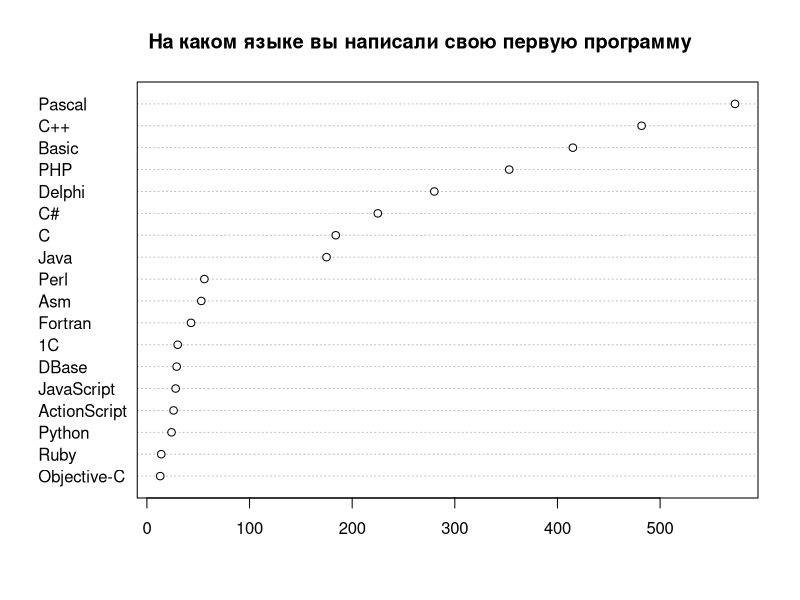
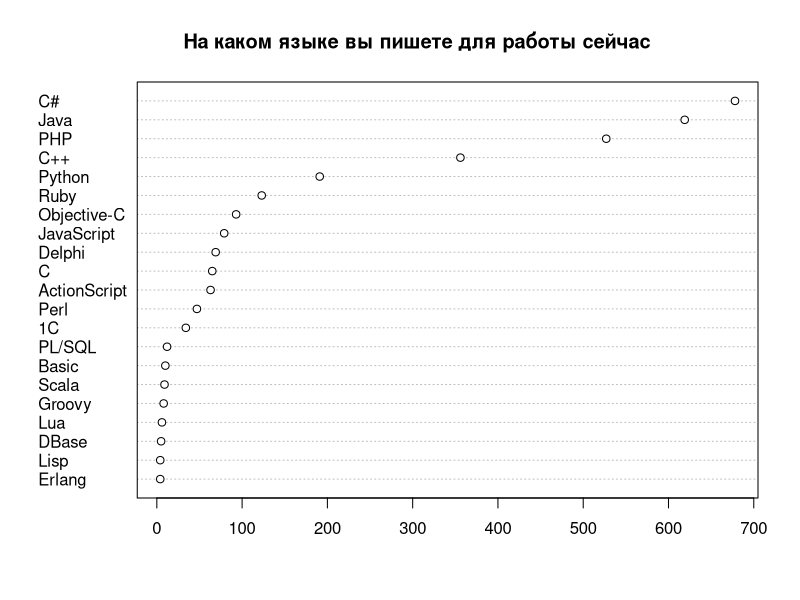
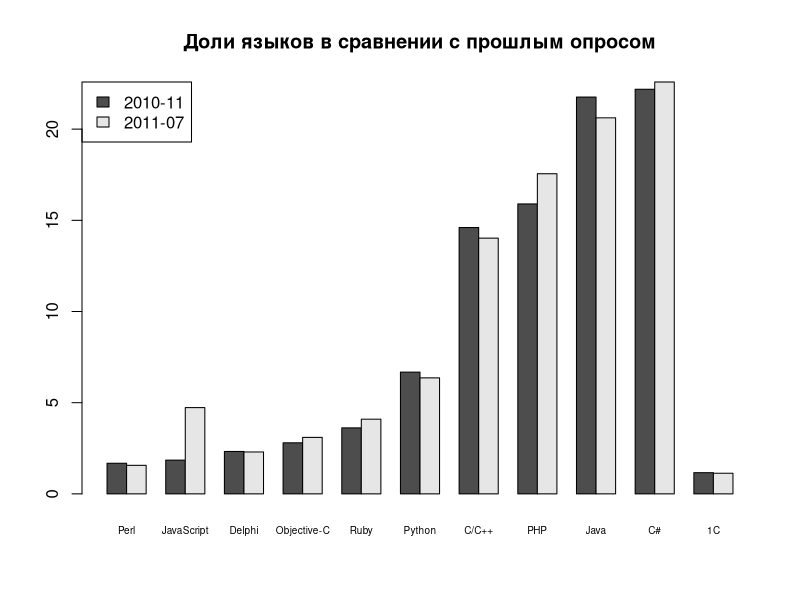
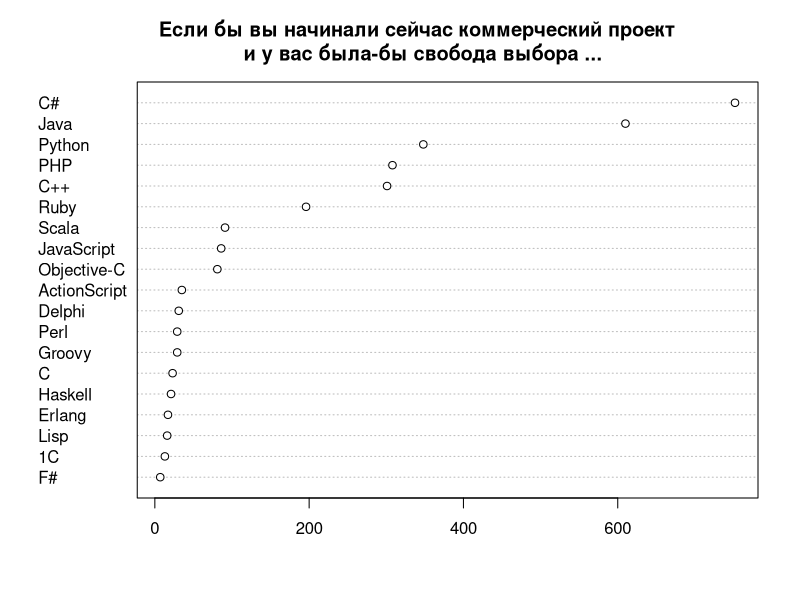
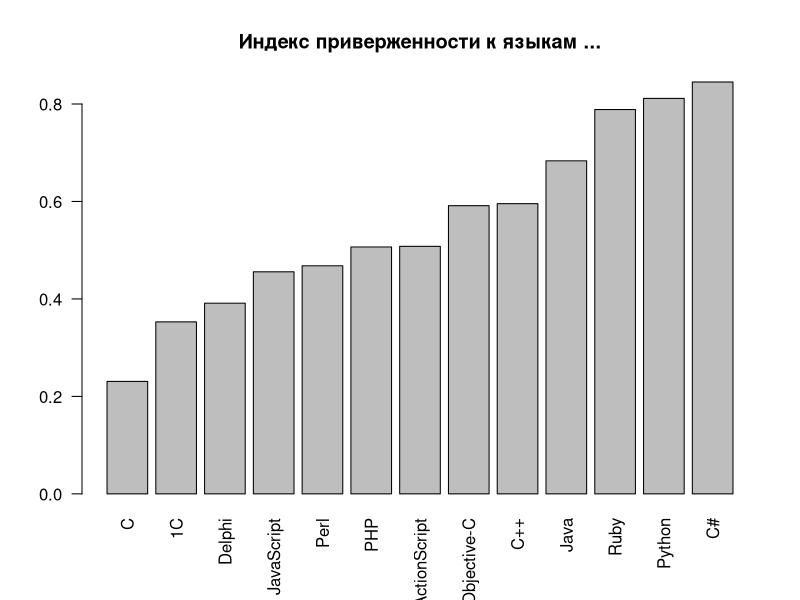
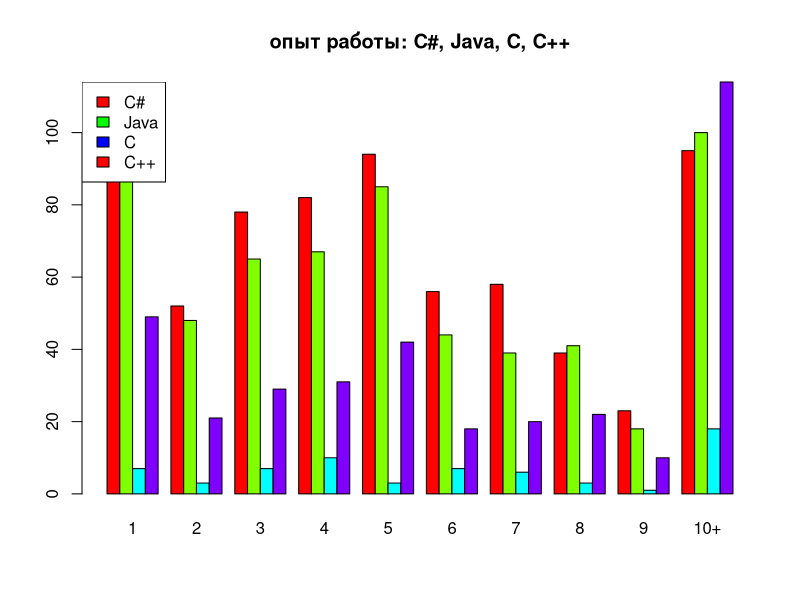
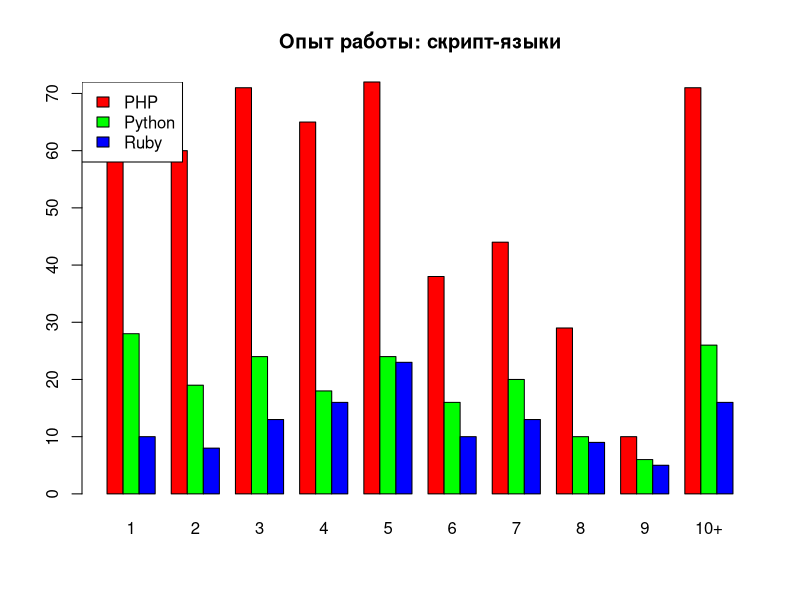
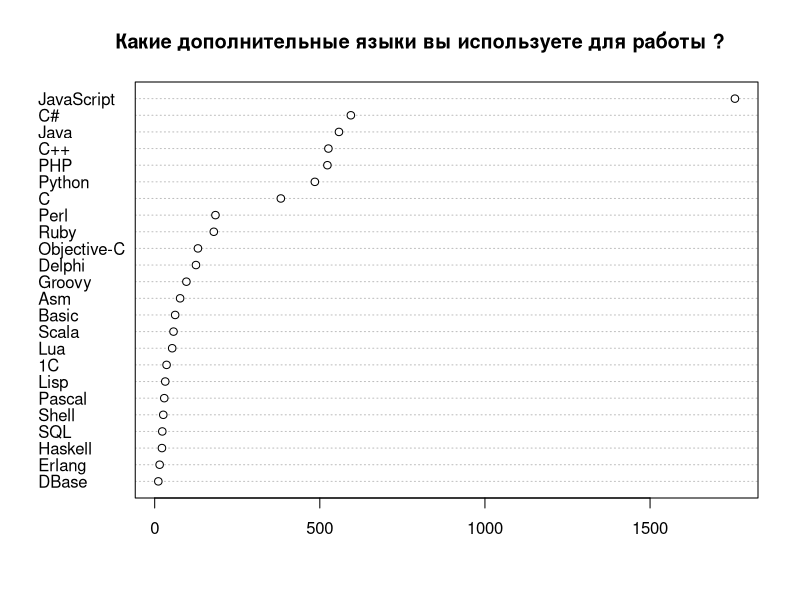

Reproduce these figures in R, in order. (Note: this script raises an error after producing the figures.)
# R scripts for cleanup and produsing some statistics for dou questionare.
# (see report on http://www.developers.org.ua/archives/rssh/2010/12/14/programming-languages-rating-2010/ )
# Statistics is incomplete, some steps (such as calculating right bounds 
#  for statistically corrected data)  not included.
#
# Use this on own risc.
#
# You can use and redistribute this scripts on conditions of
# GNU General Public License version 2 or later.
# 
#
# (C) Ruslan Shevchenko <ruslan@shevchenko.kiev.ua> 2010, 2011
#
# note, that file contains cyrillic comments in utf8 encoding.

#config
drawNow=TRUE

qs1 <- read.csv(file="../2010_12/questionare1.csv", head=TRUE, sep=",")
qs2 <- read.csv(file="questionare2.csv", head=TRUE, sep=",")
# normalize data

# попробуес привести к нормальному виду список дополнительных языков:
normalizeLanguage <- function(x) {
  x <- gsub("(^ )|( $)","",x);
  x <- gsub("(ActionScript(.+)$)|(Action *Script.*$)|AS3|AS|as3",
            "JavaScript",x);
  x <- gsub("actionscript|Actionscript|ActionScript|actionScript|(Adobe Fl.*)",
            "JavaScript",x);
  x <- gsub("JavaScript(.*)","JavaScript",x);
  x <- gsub("groovy","Groovy",x);
  x <- gsub("Groovy / Grails at back-end","Groovy",x);
  x <- gsub("(Groovy.*)|& Groovy","Groovy",x);
  x <- gsub("Android Java|Android","Java",x);
  x <- gsub("xslt","XSLT",x);
  x <- gsub("(built-in.*)","Other",x);
  x <- gsub("Delphi.*","Delphi",x);
  x <- gsub("(erlang)|(Erlang \\(server side\\))","Erlang",x);
  x <- gsub("Flash|Flex","JavaScript",x);
  x <- gsub("Google Go","Go",x);
  x <- gsub("Shell.*|bash|UNIX shell|unix shell|Shell.*Bash|shell|Bash|ksh","Shell",x);
  x <- gsub("(Shell.scripts)|(Shell-scripting)","Shell",x);
  x <- gsub("FoxPro","DBase-подобные",x);
  x <- gsub("Matlab","MatLab",x);
  x <- gsub("Ocaml|ocaml","OCaml",x);
  x <- gsub("(VBScript)|(VB.Net)|(VB.NET)|VBS|PureBasic","Basic",x);
  x <- gsub("JavaScript(.*)$","JavaScript",x);
  x <- gsub("MXML","",x);
  x <- gsub("(^XML$)|(^xml$)","",x);
  x <- gsub("^XSL$","XSLT",x);
  x <- gsub("Qt","",x);
  x <- gsub("English","",x);
  x <- gsub("sh","Shell",x);
  x <- gsub("php","PHP",x);
  x <- gsub("go!|go","Go",x);
  x <- gsub("TCL|tcl","Tcl",x);
  x <- gsub("TurboProlog","Prolog",x);
  x <- gsub("CPL(.*)","CPL",x);
  x <- gsub("D \\(client side\\)","D",x);
  x <- gsub("jruby","Ruby",x);
  x <- gsub("clojure","Clojure",x);
  x <- gsub("f#","F#",x);
  x <- gsub("^c$","C",x);
  x <- gsub("что такое(.*)","",x);
  x <- gsub("PL-SQL|pl/sql|pl/pgsql","PL/SQL",x);
  x <- gsub("^sql$","SQL",x);
  x
}
#
languagesColumn <- function(cname,data) { al=NULL
  for(a in strsplit(as.character(data[,cname]),",")) {
    al=c(al,normalizeLanguage(a))
  }
  al <- factor(al)
  al
} 
al <- languagesColumn('AdditionalLanguages',qs2)
pl <- languagesColumn('PetProjectsLanguages',qs2)

# в фиксированном списке языков тоже есть мусор  
normalizeFixLanguage <- function(x) {
 x <- gsub("(^ )|( $)","",x);
 x <- gsub("PL\\\\SQL|(pl/sql)","PL/SQL",x);
 x <- gsub("Visual Basic(.*)|VisualBasic|VB|Sinclair BASIC|QBasic","Basic",x);
 x <- gsub("(^машинный код(.*))|(binary code)|Assembler(.*)|Ассембер(.*)","Asm",x);
 x <- gsub("Asm for M-22","Asm",x);
 x <- gsub("мнемокоды МК(.*)|МК-62","Asm",x);
 x <- gsub("Clipper|Clarion|Fox Pro|FoxPro","DBase",x);
 x <- gsub("С#","C#",x);
 x<-gsub("\\(выберите из списка\\)","нет",x);
 x <- gsub("зависит от(.*)","нет",x);
 x <- gsub("Зависит от(.*)","нет",x);
 x <- gsub("не занимаюсь(.*)","нет",x);
 x <- gsub("Больше проект(.*)|какой(.*)","нет",x);
 x <- gsub("В зависимости(.*)","нет",x);
 x <- gsub("Depends(.*)|где же(.*)","нет",x);
 x <- gsub("Python(.*)","Python",x);
 x <- gsub("erlang","Erlang",x);
 x <- gsub("F#, Ocaml","F#",x);
 x <- gsub("сильно(.*)","нет",x);
 x <- gsub("flex","ActionScript",x);
 x <- gsub("go|go,(.*)","Go",x);
 x <- gsub("Ruby(.*)","Ruby",x);
 x <- gsub("c/asm/(.*)","C",x);
 x <- gsub("PL/Sql(.*)","PL/SQL",x);
}
qs1['NowLanguage'] <- lapply(qs1['NowLanguage'],
                            function(x){factor(normalizeFixLanguage(x))})
qs1['NextLanguage'] <- lapply(qs1['NextLanguage'],
                            function(x){factor(normalizeFixLanguage(x))})
qs1['FirstLanguage'] <- lapply(qs1['FirstLanguage'],
                            function(x){factor(normalizeFixLanguage(x))})

qs2['NowLanguage'] <- lapply(qs2['NowLanguage'],
                            function(x){factor(normalizeFixLanguage(x))})
qs2['NextLanguage'] <- lapply(qs2['NextLanguage'],
                            function(x){factor(normalizeFixLanguage(x))})
qs2['FirstLanguage'] <- lapply(qs2['FirstLanguage'],
                            function(x){factor(normalizeFixLanguage(x))})

# удалим неиспользуемые колонки
qs1$Comment <- NULL
qs1$Timestamp <- NULL
qs2$Timestamp <- NULL


# "да"/"нет" пусть будут с большой буквы 
normalizeBool <- function(x) {
  x<-gsub("да","Да",x)
  x<-gsub("нет","Нет",x)
}
qs2['InUA'] <- lapply(qs2['InUA'],function(x){factor(normalizeBool(x))})

qs <- qs2


# на чем начинали ?
funsfl <- function(qs) {
  sfl <- summary(qs[['FirstLanguage']])
  sfl <- sfl[order(sfl)]
  return(sfl[sfl>10])
}
sfl1 <- funsfl(qs1)
sfl1 <- sfl1[-match("другой",names(sfl1))]
sfl2 <- funsfl(qs2)

if (drawNow) {
  png(file="sfl.png")
  dotchart(sfl2)
  title("На каком языке вы написали свою первую программу")
  dev.off()
}



# на чем пишут сейчас ?
funsnl<-function(qs) {
 snl <- summary(qs[['NowLanguage']])
 snl <- snl[order(snl)]
 if (!is.na(match("другой",names(snl)))) {
    snl <- snl[-match("другой",names(snl))]
 }
 # хмм, у нас же в преамбле было написано что SQL здесь не рассматривается
 if (!is.na(match("SQL",names(snl)))) {
    snl <- snl[-match("SQL",names(snl))]
 }
 return(snl)
}
snl1 <- funsnl(qs1)
# в прошлый раз 1С была кириллицей, сейчас латыницей
snl1['1C']=snl1['1С']
snl1sv <- snl1
snl1 <- snl1[snl1>3]
snl2 <- funsnl(qs2)
snl2sv <- snl2
snl2 <- snl2[snl2>3]
#  нарисуем картинку
if (drawNow) {
  png(file="snl.png")
  dotchart(snl2)
  title("На каком языке вы пишете для работы сейчас ")
  dev.off()
}

# приведем прошлый и будущтй опрос к одним параметром
# нынешний:
snlp <- snl2
snlp["C/C++"] <- snl2["C"]+snl2["C++"]
snlp["JavaScript"] <- snl2["JavaScript"]+snl2["ActionScript"]
snlp <- snlp[-match(c("C","C++","ActionScript"),names(snlp))]
# прошлый:
i<-match("DBase-подобные", names(snl1))
names(snl1)[i]<-"DBase"

snl1old <- snl1
snlpold <- snlp
# приведем к долям от общего к-ства
snl1 <- (snl1/sum(snl1))*100
snlp <- (snlp/sum(snlp))*100
# нам интересно  тольк то, что больше процента
snl1 <- snl1[snl1>1]
snlp <- snlp[snlp>1]


cnames <- intersect(names(snl1),names(snlp))
## сдалаем общую матрицу и выложим на общий график
snlm <- matrix(ncol=length(cnames),nrow=2,byrow=TRUE)
colnames(snlm) <- cnames
rownames(snlm) <- c("2010-11","2011-07") 
snlm["2010-11",] <- snl1[cnames]
snlm["2011-07",] <- snlp[cnames]
if (drawNow) {
  png(file="slnm.png")
  barplot(snlm,beside=TRUE,cex.names=0.6,legend=TRUE,args.legend=list(x="topleft"))
  title("Доли языков в сравнении с прошлым опросом")
  dev.off();
}



# на что хотят перейти сейчас ?
sxl <- summary(qs[['NextLanguage']])
sxl <- sxl[order(sxl)]
if (!is.na(match("другой",names(sxl)))) {
  sxl <- sxl[-match("другой",names(sxl))]
}
if (!is.na(match("нет",names(sxl)))) {
  sxl <- sxl[-match("нет",names(sxl))]
}
sxl<-sxl[sxl>5]
if (drawNow) {
  png(file="sxl.png")
  dotchart(sxl)
  title("Если бы вы начинали сейчас коммерческий проект \n и у вас была-бы свобода выбора ...")
  dev.off()
}

#
# Индекс удовлетворенности языком (для немаргинальных):
#  старые рассчеты
lct1 <- table(qs1$NowLanguage,qs1$Change)
lci1 <- lct1[,"Нет"]/(lct1[,"Нет"]+lct1[,"Да"])
# Запомним для использования в итогах
lci1 <- lci1[names(snl1old[snl1old>15])]
lci1 <- lci1[order(lci1)]
lct1 <- table(qs1$NowLanguage,qs1$NextLanguage)
# новые на основе выбора следующего языка
lct <- table(qs$NowLanguage,qs$NextLanguage)
lci <- array(0,length(rownames(lct)))
names(lci) <- rownames(lct)
for(i in rownames(lct)) {
  if (i %in% colnames(lct)) {
    lci[i]<-lct[i,i]/sum(lct[i,])
  }
}
lcisv <- lci
lci <- lci[names(snl2[snl2>15])]
lci <- lci[order(lci)]
if (drawNow) {
  png(file="lci.png")
  barplot(lci,las=2)
  title("Индекс приверженности к языкам ...")
  dev.off()
}


snl <- snl2
languageAfter <- function(lct,name) {
 mgX <- lct[name,]/snl[name]
 mgX <- mgX[mgX>0.01]
 mgX <- mgX[rev(order(mgX))]
}

#
# куда планируюь уйти с C
print("mirgation from C:");
print(languageAfter(lct,"C"))

#
# куда планируют перейти PHP-ники:
print("mirgation from PHP:");
print(languageAfter(lct,"PHP"))

print("mirgation from Perl");
print(languageAfter(lct,"Perl"))

# то-же самое для l=других языков
print("mirgation from Delphi:");
print(languageAfter(lct,"Delphi"))

print("mirgation from 1C:");
print(languageAfter(lct,"1C"))

print("mirgation from Java:");
print(languageAfter(lct,"Java"))

print("old mirgation from Java:");
print(languageAfter(lct1,"Java"))

print("mirgation from Python");
print(languageAfter(lct,"Python"))

print("mirgation from C#");
print(languageAfter(lct,"C#"))



# распределение по языкам и опыту работы
lct1 <- table(qs1$NowLanguage,qs1$Experience)
lct2 <- table(qs2$NowLanguage,qs2$ExperienceInProgramming)
langPercentage <- function(lct,snl,x) {
   lct[x,]/snl[x]
}


lct2 <- lct2[names(snl2[snl2>50]),]
#lct <- lct[,c("0","1","2","3","4","5","6","7","8","9","10 и больше")]
lct2 <- lct2[,c("1","2","3","4","5","6","7","8","9","10+")]
#colnames(lct)<-c("0","1","2","3","4","5","6","7","8","9",">10")
plct2 <- langPercentage(lct2,snl2,rownames(lct2))
if (drawNow) {
  png(file="experience1.png")
  #oldpar <- par(mfrow=c(1,2))
  names<-c("C#","Java","C","C++")
  barplot(lct2[names,],beside=TRUE,col=rainbow(4))
  legend("topleft",names,fill=rainbow(3))
  title("опыт работы: C#, Java, C, C++")
  #barplot(plct[names,],beside=TRUE,col=rainbow(3))
  dev.off()
  # и для скрипт-языков
  png(file="experience2.png")
  #oldpar <- par(mfrow=c(1,2))
  names<-c("PHP","Python","Ruby")
  barplot(lct2[names,],beside=TRUE,col=rainbow(3))
  title("Опыт работы: скрипт-языки")
  legend("topleft",names,fill=rainbow(3))
  #barplot(plct[names,],beside=TRUE,col=rainbow(3))
  dev.off()
  #par(oldpar)
}


# какие языки используются как дополнительные
sal<-summary(al)
sal<-sal[sal>10]
sal<-sal[order(sal)]
if (drawNow) {
  png(file="sal.png")
  dotchart(sal)
  title("Какие дополнительные языки вы используете для работы ?")
  dev.off()
}


# и для развлечения
spl <- summary(pl)
spl <- spl[spl>10]
spl <- spl[order(spl)]
if (drawNow) {
  png(file="spl.png")
  dotchart(spl)
  title("Есть ли у вас свои pet-projects ?\nЕсли есть, то на каких языках ?")
  dev.off()
}
## сколько пользователей вобще пишет для развлечения:
ppl<-qs[["PetProjectsLanguages"]]
cat("К-ство пользователей, у кого есть свои проекты:",
  length(ppl[ppl!=""])
  ,"\n"
)

## как принимается решение о выборе языка:
scl=summary(qs$Choos)
names(scl) <- c("зависит \nот проекта","заказчиком","исполнителем","моя организация\n специализируется на этом языке","совместно")
if (drawNow) {
  png(file="scl.png")
  barplot(scl)
  title("Кем принимается решение о выборе языка ?")
  text(3,1,labels=c("исполнителем"))
  text(5.5,1,labels=c("совместно"))
  dev.off()
}

# демография - опыт работы в программировании сейчас,
ew2 <- summary(qs2[['ExperienceInProgramming']])[c("1","2","3","4","5","6","7","8","9","10+")]
ew2 <- ew2/sum(ew2)
# по сравнению с прошлым опросом
ew1 <- summary(qs1[['Experience']])
ew1["1"]=ew1["1"]+ew1["2"];
ew1["10+"]<-ew1["10 и больше"]
ew1 <- ew1[c("1","2","3","4","5","6","7","8","9","10+")]
ew1 <- ew1/sum(ew1)
## сдалаем общую матрицу и выложим на общий график
ew <- matrix(ncol=10,nrow=2,byrow=TRUE)
colnames(ew) <- names(ew2)
rownames(ew) <- c("2010-11","2011-07")
ew["2010-11",] <- ew1
ew["2011-07",] <- ew2
if (drawNow) {
  png(file="ew.png")
  barplot(ew,beside=TRUE)
  title("Распределение опыта работы программистом")
  dev.off()
}

#на чем пишут люи старше 50 ?
t <- table(qs$Age,qs$NowLanguage)
x <- t[">= 50",]
x <- x[x>0]
x <- x[rev(order(x))]
print("languages for people after 50")
print(x)
# а 40-50 ?
x <- t["[40, 50)",]
x <- x[x>0]
x <- x[rev(order(x))]
print("languages for people in [40,50)")
print(x)

en <- c("1","2","3","4","5","6","7","8","9","10+")
t2<-table(qs$ExperienceInLanguage,qs$ExperienceInProgramming)[en,en]
if (drawNow) {
  png(file="el.png")
  barplot(t2,col=rainbow(10))
  title("Опыт работы программистом/на выбранном языке")
  dev.off()
}



## опыт работы в диаспоре и приехавшиз из украины
stu <- table(qs$InUA,qs$ExperienceInProgramming)
stu <- stu[,c("1","2","3","4","5","6","7","8","9","10+")]
colnames(stu)<-c("1","2","3","4","5","6","7","8","9",">10")
stu <- stu[c("Да","Нет"),]
normalizePercents<-function(tbl) 
{
 for(x in rownames(tbl)) {
   tbl[x,]<-tbl[x,]/sum(tbl[x,])
 }
 tbl
}
stu<-normalizePercents(stu)
# barcode.
# 
if (drawNow) {
  png(file="expUA.png")
  barplot(stu,beside=TRUE,legend=TRUE)
  dev.off()
}

# 
stu <- table(qs$NowLanguage,qs$InUA)
linUA=stu[,"Да"]
linNotUA=stu[,"Нет"]


linUA<-linUA/sum(linUA)
linUA<-linUA[order(linUA)]
linUA<-linUA[linUA>0.03]

linNotUA<-linNotUA/sum(linNotUA)
linNotUA<-linNotUA[order(linNotUA)]
linNotUA<-linNotUA[linNotUA>0.03]

names<-c("C#","Java","PHP","C++","Python","Ruby")
lnua<-cbind(linUA[names],linNotUA[names])
colnames(lnua)<-c("in UA","not in UA")
if (drawNow) {
  png(file="lnUA.png")
  barplot(lnua,beside=TRUE,col=rainbow(6))
  legend("topright",names,fill=rainbow(6))
  dev.off()
}

# now do summary of languages.
names<-c("C#","Java","C","C++","PHP","Python","Ruby","Objective-C","Scala",
      "Delphi", "JavaScript", "ActionScript","F#",
      "Perl", "Haskell", "Lisp", "1C", "Basic", "Erlang",
      "DBase", "PL/SQL", "Asm", "Lua", "Fortran", "Cobol","Groovy")

#
# allign all to one set of names
zeroNames <- function(data,names) {
 for(i in names) {
   if (is.na(data[i])) {
     data[i] = 0
   }
 }
 data
}


snl1sv <- snl1sv[-match("нет",names(snl1sv))]
# snl2sv <- snl2sv[-match("нет",names(snl1sv)]

snl1sv <- zeroNames(snl1sv,names)
snl2sv <- zeroNames(snl2sv,names)

rxsnl1p <- (snl1sv/sum(snl1sv))[names]*100
rxsnl2p <- (snl2sv/sum(snl2sv))[names]*100

rxsnl2 <- snl2sv[names]

rxsfl <- sfl2[names]

sxl <- zeroNames(sxl,names)
rxsxl <- sxl[names]
rxsxlp <- (sxl/sum(sxl))[names]*100


splf <- summary(pl)
splf <- zeroNames(splf,names)
rxspl <- splf[names]

salf <- summary(al)
salf <- zeroNames(salf,names)
rxsal <- salf[names]

diff = rxsnl2p-rxsnl1p

rxlci <- lcisv[names]

#
# печатаем изменения по сравнению с прошлым разом
# если вероятность изменения > 90%
pv <- cbind(names)
for(l in names) {
  pv[l] <-prop.test(c(snl2sv[l],snl1sv[l]),c(n2,n1))$p.value
}


res<-cbind(rxsnl2p,diff,rxsnl2,rxsxlp,rxsxl,rxsal,rxspl,rxlci)

for(l in names) {
  if (is.na(pv[l]) || pv[l]>0.10) {
    res[l,'diff'] <- NA
  }
}

# и показать финальную таблцу, отсортированную по доле рынка
res<- res[rev(order(rxsnl2)),]
res
